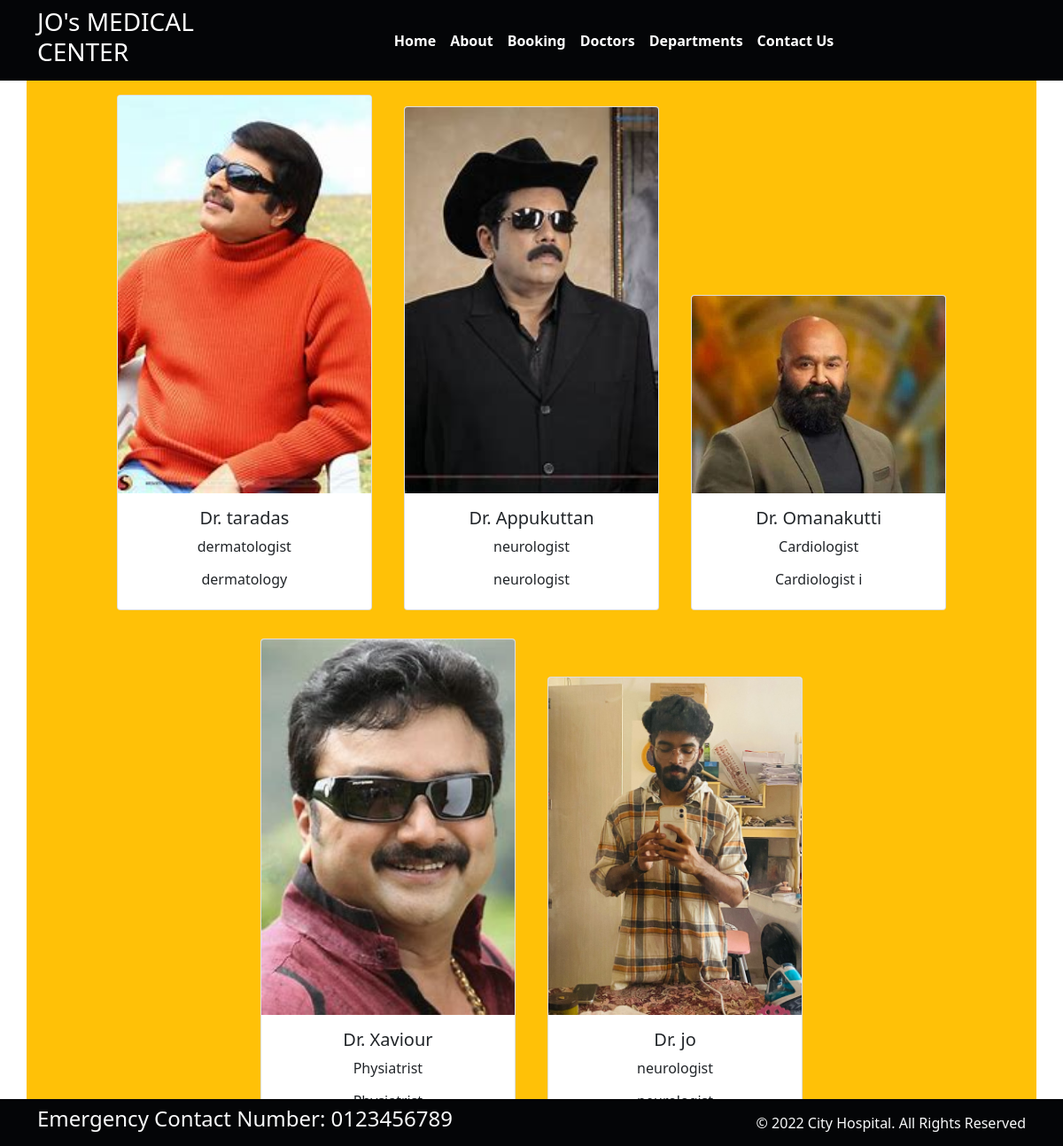
Screenshot of /doctor/ with the database file from the repository.
### home/models.py (models this page shows, shortened)
class Doctors(models.Model):
    doc_name=models.CharField(max_length=260)
    doc_spec=models.CharField(max_length=260)
    dep_name=models.ForeignKey(Departments,on_delete=models.CASCADE)
    doc_image=models.ImageField(upload_to='doctors')

class Departments(models.Model):
    dep_name=models.CharField(max_length=100)
    dep_description=models.TextField()
    def __str__(self):
        return self.dep_name

### home/views.py (the view)
# urls.py: path('doctor/',views.doctor,name='doctor'),
def doctor(request):
    dict_docs={
        'doctors':Doctors.objects.all()
    }
    return render(request,'doctor.html',dict_docs)

### templates/doctor.html (shortened to what this page needs)
{% extends "base.html" %}
{% block content %}
<div class="container text-center bg-warning">
    {% for d in doctors %}
    <div class="card text-center mx-3 my-3" style="width: 18rem; display: inline-block;">
        <img src="{{d.doc_image.url}}" class="card-img-top" alt="...">
        <div class="card-body">
          <h5 class="card-title">Dr. {{d.doc_name}}</h5>
          <p class="card-text">{{d.doc_spec}}</p>
          <h6>{{d.dep_name}}</h6>
        </div>
      </div>
    {% endfor %}
</div>
{% endblock %}

### rows the page displays
Doctors: doc_image (picture), doc_name "taradas", doc_spec "dermatologist", dep_name "dermatology"
Doctors: doc_image (picture), doc_name "Appukuttan", doc_spec "neurologist", dep_name "neurologist"
Doctors: doc_image (picture), doc_name "Omanakutti", doc_spec "Cardiologist", dep_name "Cardiologist i"
Doctors: doc_image (picture), doc_name "Xaviour", doc_spec "Physiatrist"
Doctors: doc_image (picture), doc_name "jo", doc_spec "neurologist"
